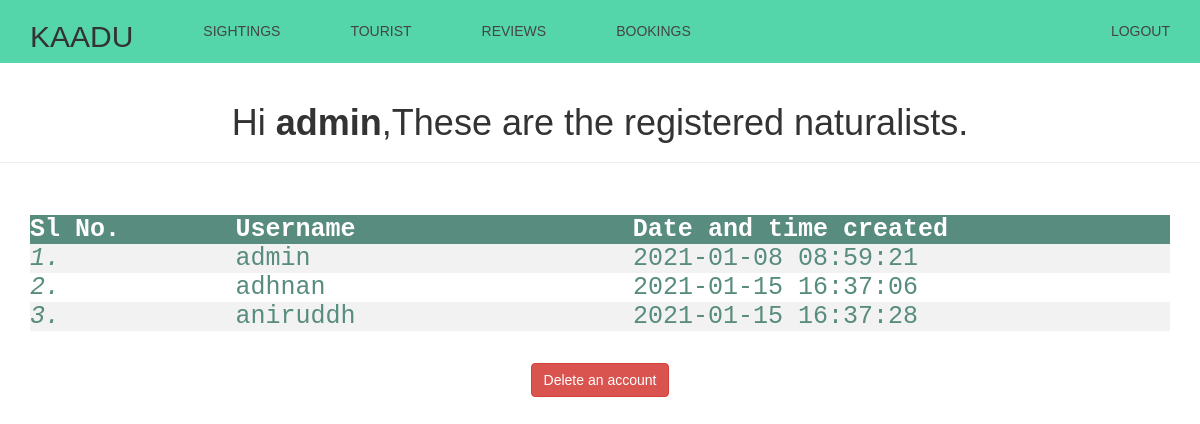
The app's page /viewnaturalist.php (signed in) with its own data.
### tables this page shows
CREATE TABLE `naturalist` (
  `id` int NOT NULL AUTO_INCREMENT,
  `username` varchar(50) NOT NULL,
  `password` varchar(255) NOT NULL,
  `created_at` datetime DEFAULT CURRENT_TIMESTAMP,
  PRIMARY KEY (`id`),
  UNIQUE KEY `username` (`username`)
);

### viewnaturalist.php (the view, shortened to what this page needs)
<!DOCTYPE html>
<html lang="en">
<head><link rel="stylesheet" href="navigation.css">
    <link rel="stylesheet" href="https://maxcdn.bootstrapcdn.com/bootstrap/3.3.7/css/bootstrap.css">
</head>
<body>
<header>
    <div class="container">
        <h2 class="logo">KAADU</h2>
        <nav>
            <ul>
            <li class="left"><a href="welcomeadmin.php">Sightings</a></li>
            <li class="left"><a href="viewusers.php">Tourist</a></li>
            <li class="left"><a href="viewusersreview.php">Reviews</a></li>
            <li class="left"><a href="viewbookings.php">Bookings</a></li>
            <li class="right"><a href="logoutadmin.php">LOGOUT</a></li>
            </ul>
        </nav>
    </div>
</header>
    <div class="page-header">
    <h1>Hi <b><?php echo htmlspecialchars($_SESSION["username"]) ?></b>,These are the registered naturalists.</h1>
    </div>
    <div>
    <div class="container" align="center">
        <div class="tab-content">
            <div class="tab-pane fade in active" id="welcome">
            <br><br>
            <div class="text">
            <table>
<tr>
<th>   Sl No.  </th>
<th>  &nbsp;&nbsp;&nbsp; Username &nbsp;&nbsp;&nbsp;&nbsp;  </th>
<th>   &nbsp;&nbsp;&nbsp;Date and time created   </th>
</tr>
<?php
$conn = mysqli_connect("localhost", "root", "", "kaadu");
$sql = "SELECT username,created_at FROM naturalist";
$result = $conn->query($sql);
if ($result->num_rows > 0) {
while($row = $result->fetch_assoc()) {
echo "<tr><td><i></i></td><td>&nbsp;&nbsp;&nbsp;&nbsp;"
. $row["username"]. "</td><td>&nbsp;&nbsp;&nbsp;" . $row["created_at"] . "</td></tr>";
}
echo "</table>";
} else { echo "0 results"; }
?>
            </div>
        </div>
        </div>
    </div>
    <br><br><div><a href="deletenaturalist.php" class="btn btn-danger">Delete an account</a></div>
    <p>
     <br><br>
    </p>
</body>
</html>

### navigation.css (style rules this page uses)
body { margin: 0; font-family: 'Work Sans', sans-serif; font-weight: 800; }
.container { width: 80%; margin: 0 auto; }
header { background: #55d6aa; }
header::after { content: ''; display: table; clear: both; }
.logo { float: left; padding: 0px 0; }
.right { float: right; }
.left { float: left; }
nav ul { margin: 0; padding: 0; list-style: none; }
nav li { display: inline-block; margin-left: 70px; padding-top: 23px; position: relative; }
nav a { color: #444; text-decoration: none; text-transform: uppercase; font-size: 14px; }
nav a::before { content: ''; display: block; height: 5px; background-color: #444; position: absolute; top: 0; width: 0%; transition: all ease-in-out 250ms; }

### viewnaturalist.php (style rules this page uses)
body { font: 14px sans-serif; text-align: center; }
table { border-collapse: collapse; width: 100%; color: #588c7e; font-family: monospace; font-size: 25px; text-align: left; }
body { counter-reset: my-sec-counter; }
i::before { counter-increment: my-sec-counter; content:counter(my-sec-counter) "."; }
th { background-color: #588c7e; color: white; }
tr:nth-child(even) { background-color: #f2f2f2 }

### records on screen
naturalist: username "admin", created_at "2021-01-08 08:59:21"
naturalist: username "adhnan", created_at "2021-01-15 16:37:06"
naturalist: username "aniruddh", created_at "2021-01-15 16:37:28"

### other values on screen
$_SESSION["username"] "admin"
